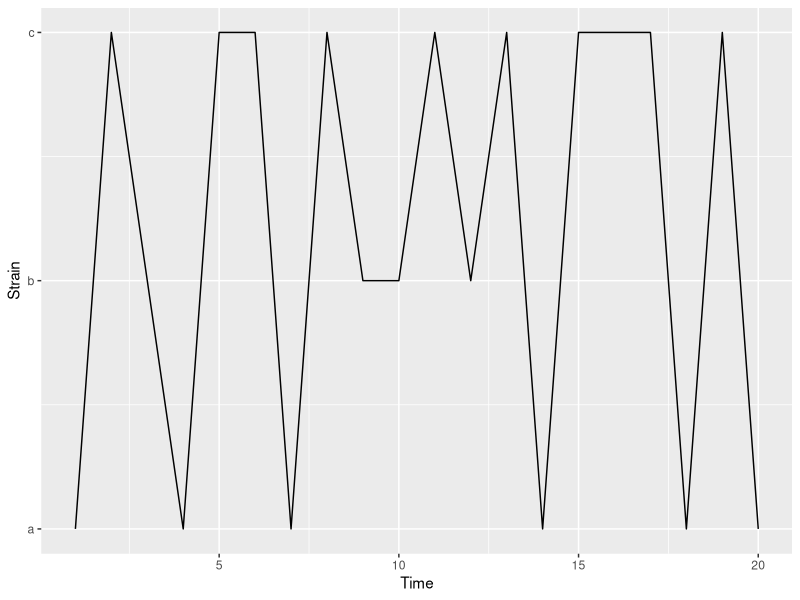
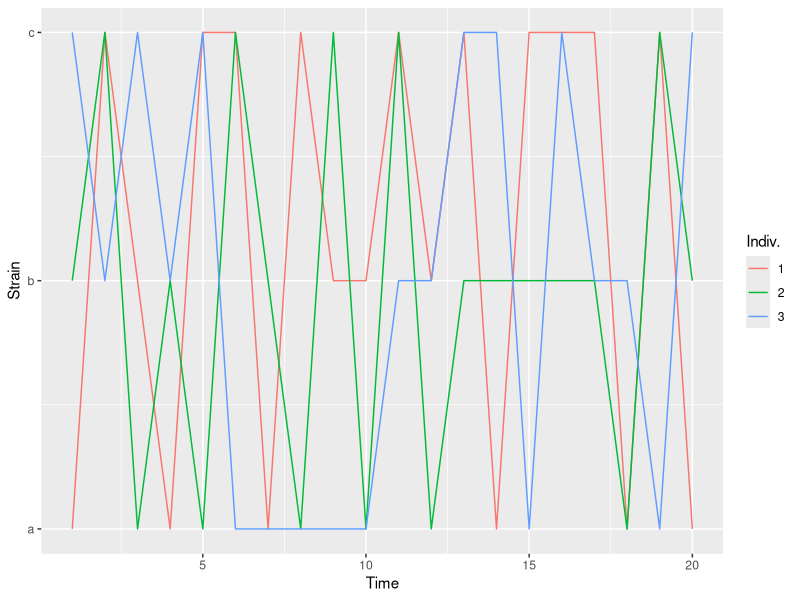
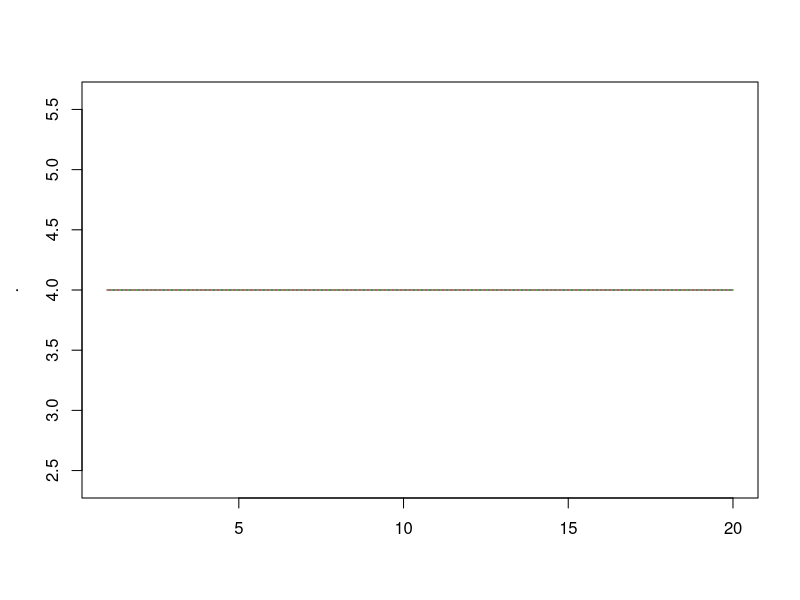
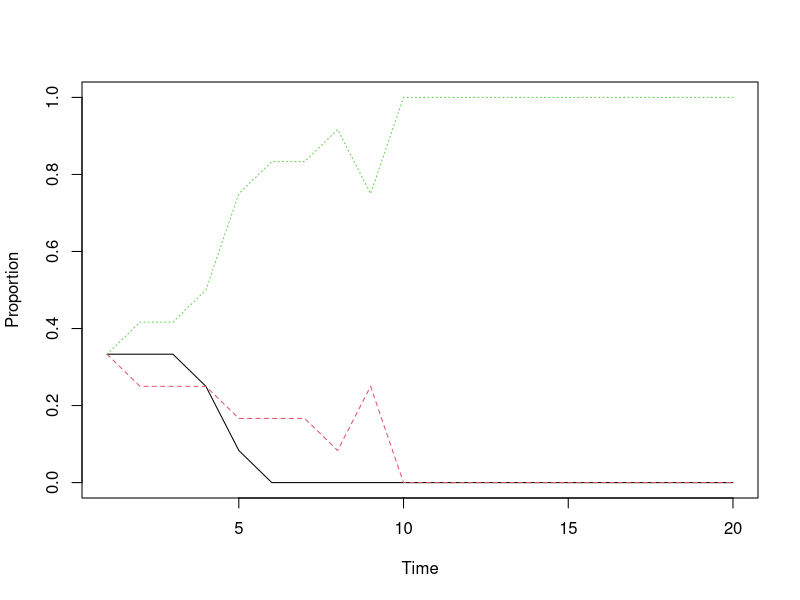

These figures' R source, in order:
## ---- chunk 1
library(ggplot2)
library(testthat)
knitr::opts_chunk$set(cache = FALSE, fig.width = 8, fig.height = 5, out.extra = '')
## ---- chunk 2
set.seed(3132)
## ---- chunk 3
N <- 12
t <- 20
# create the matrix to store the simulation data
I <- matrix(NA, ncol = N, nrow = t)

# Initialise the population
I[1, ] <- rep(c("a", "b", "c"), N / 3)

# For each time step, each person is reinfected
#   by someone randomly sampled from the population.
for(t in seq(2, t)){
  I[t, ] <- sample(I[t - 1, ], N)
}
## ---- chunk 4
d1 <- data.frame(time = seq(t), strain = I[, 1])
d1$strain_num <- as.numeric(factor(d1$strain))
ggplot(d1, aes(time, strain_num)) + 
  geom_path() +
  scale_y_continuous(breaks = seq(3), labels = c('a', 'b', 'c')) +
  labs(y = 'Strain', x = 'Time')
## ---- chunk 5
d1 <- data.frame(time = rep(seq(t), 3), 
                 strain = as.vector(I[, 1:3]),
                 individual = factor(rep(1:3, each = t)))
d1$strain_num <- as.numeric(factor(d1$strain))
ggplot(d1, aes(time, strain_num, colour = individual, group = individual)) + 
  geom_path() +
  scale_y_continuous(breaks = seq(3), labels = c('a', 'b', 'c')) +
  labs(y = 'Strain', x = 'Time', colour = 'Indiv.')
## ---- chunk 6
apply(I, 1, function(x) table(factor(x, levels = c("a", "b", "c")))) %>% t %>% matplot(type = 'l')
## ---- chunk 7
N <- 12
t <- 20
I <- matrix(NA, ncol = N, nrow = t)
I[1, ] <- rep(c("a", "b", "c"), N / 3)

for(i in seq(2, t)){
  I[i, ] <- sample(I[i - 1, ], N, replace = TRUE)
}
## ---- chunk 8
(apply(I, 1, function(x) table(factor(x, levels = c("a", "b", "c")))) / N) %>% 
  t %>% 
  matplot(type = 'l', xlab = 'Time', ylab = 'Proportion')
## ---- chunk 9
initialise_pop <- function(N, t){
  I <- matrix(NA, ncol = N, nrow = t)
  I[1, ] <- rep(c("a", "b", "c"), N / 3)
  return(I)
}

update_pop <- function(x, N, i){
  x[i, ] <- sample(x[i - 1, ], N, replace = TRUE)
  return(x)
}
## ---- chunk 10
pop <- initialise_pop(12, 20) 
expect_true(all(is.na(pop[-1, ])))
expect_true(all(c('a', 'b', 'c') %in% pop[1, ]))

pop2 <- update_pop(pop, 12, 2)
expect_true(all(!is.na(pop2[1:2, ])))
## ---- chunk 11

full_sim <- function(N, t){
  pop <- initialise_pop(N, t) 
  for(i in seq(2, t)){
    pop <- update_pop(pop, N, i)
  }
  return(pop)
}

## ---- chunk 12
pop <- full_sim(12, 20)
expect_true(!any(is.na(pop)))
expect_true(all(pop %in% c('a', 'b', 'c')))
